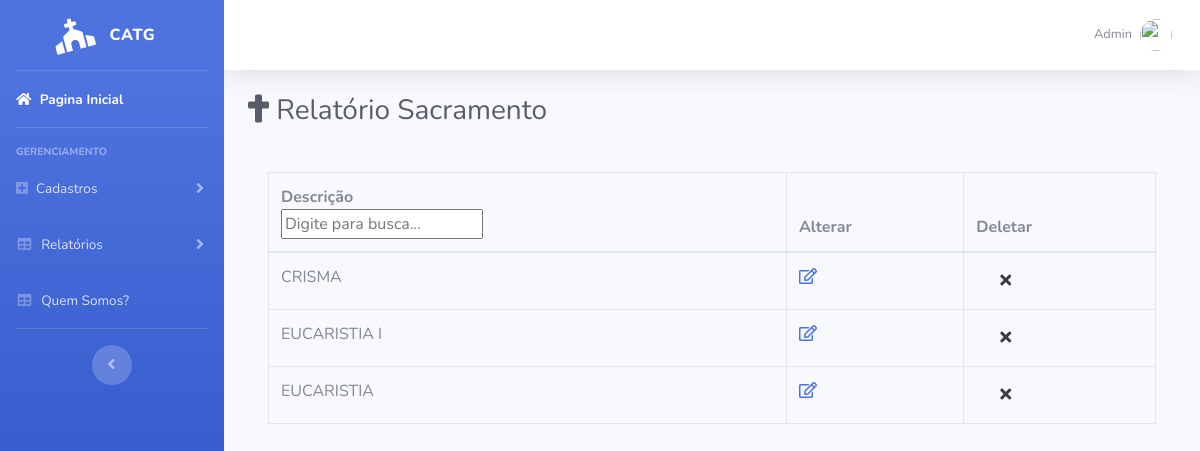
The page /control/relatorio_sacramento.php on the database its author committed.
### tables this page shows
CREATE TABLE `sacramento` (
  `idSacramento` int(11) NOT NULL,
  `descricao` varchar(100) NOT NULL
);

### model/SacramentoDAO.php (called while the page is built, shortened)
<?php
class SacramentoDAO
{
	public function listar_Sacramento($conn){
		$result = $conn -> query("SELECT * FROM sacramento");
		return $result;
	}
}
?>

### control/relatorio_sacramento.php (the view, shortened to what this page needs)
<!DOCTYPE html>
<html lang="pt-br">
<head>
  <link href="//cdn.datatables.net/1.10.15/css/jquery.dataTables.min.css" rel="stylesheet">
  <link href="vendor/fontawesome-free/css/all.min.css" rel="stylesheet" type="text/css">
  <link href="css/sb-admin-2.min.css" rel="stylesheet">
</head>
<body id="page-top">
  <div id="wrapper">
    <ul class="navbar-nav bg-gradient-primary sidebar sidebar-dark accordion" id="accordionSidebar">
      <a class="sidebar-brand d-flex align-items-center justify-content-center" href="index.html">
        <div class="sidebar-brand-icon rotate-n-15">
           <i class="fas fa-church"></i>
        </div>
        <div class="sidebar-brand-text mx-3">CatG</div>
      </a>
      <hr class="sidebar-divider my-0">
      <li class="nav-item active">
        <a class="nav-link" href="index.html">
          <i class="fa fa-home"></i>
          <span>Pagina Inicial</span></a>
      </li>
      <hr class="sidebar-divider">
      <div class="sidebar-heading">
        Gerenciamento
      </div>
      <li class="nav-item">
        <a class="nav-link collapsed" href="#" data-toggle="collapse" data-target="#collapseTwo" aria-expanded="true" aria-controls="collapseTwo">
          <i class="fa fa-plus-square"></i>
          <span>Cadastros</span>
        </a>
      </li>
      <li class="nav-item">
        <a class="nav-link collapsed" href="#" data-toggle="collapse" data-target="#collapseUtilities" aria-expanded="true" aria-controls="collapseUtilities">
          <i class="fas fa-fw fa-table"></i>
          <span>Relatórios</span>
        </a>
      </li>
      <li class="nav-item">
        <a class="nav-link" href="quem_somos.php">
          <i class="fas fa-fw fa-table"></i>
          <span>Quem Somos?</span></a>
      </li>
      <hr class="sidebar-divider d-none d-md-block">
      <div class="text-center d-none d-md-inline">
        <button class="rounded-circle border-0" id="sidebarToggle"></button>
      </div>
    </ul>
    <div id="content-wrapper" class="d-flex flex-column">
      <div id="content">
        <nav class="navbar navbar-expand navbar-light bg-white topbar mb-4 static-top shadow">
          <ul class="navbar-nav ml-auto">
            <li class="nav-item dropdown no-arrow">
              <a class="nav-link dropdown-toggle" href="#" id="userDropdown" role="button" data-toggle="dropdown" aria-haspopup="true" aria-expanded="false">
                <span class="mr-2 d-none d-lg-inline text-gray-600 small">Admin</span>
                <img class="img-profile rounded-circle" src="https://source.unsplash.com/QAB-WJcbgJk/60x60">
              </a>
            </li>
          </ul>
        </nav>
        <div class="container-fluid">
          <div class="d-sm-flex align-items-center justify-content-between mb-4">
            <h1 class="h3 mb-0 text-gray-800"> <i class="fas fa-cross"></i>   Relatório Sacramento</h1>
          </div>
               <div class="card-body">
              <div class="table-responsive" id="divConteudo">
                <table class="table table-bordered" id="lista" width="100%" cellspacing="0">
                  <thead>
                    <tr>
                      <th><div>Descrição</div><div><input placeholder="Digite para busca..." id="filtro-nome"/></th>
                      <th >Alterar</th>
                      <th>Deletar</th>
                    </tr>
                  </thead>
                   <tbody>
  <?php
    require_once './model/conexao.php';
    require_once './model/SacramentoDAO.php';
    $sa = new SacramentoDAO();
    $result = $sa -> listar_Sacramento($conn);
    if ($result) {
        while($row = $result->fetch(PDO::FETCH_OBJ)){
          echo '<tr>';
          echo  '<td>'. $row -> descricao .'</td>
              <td> <a href="form_up_sacramento.php?id='.
               $row -> idSacramento.'"><i class=" far fa-edit"></i></a>'.'</td>
              <td><a value="id'.
               $row -> idSacramento.'"><a href="deletar_sacramento.php?id='.$row -> idSacramento.'"><button class="dropdown-item" onclick=" return confirm('."'Deseja deletar o registo?'".')"><i class="fa fa-times"></i></button></a></td>';
        echo '</tr>';
        }
      }
?>
                   </tbody>
                </table>
                </div>
            </div>
            </div>
          </div>
        </div>
     </div>
</body>
</html>

### rows shown on the page
sacramento: descricao "CRISMA"
sacramento: descricao "EUCARISTIA I"
sacramento: descricao "EUCARISTIA"
